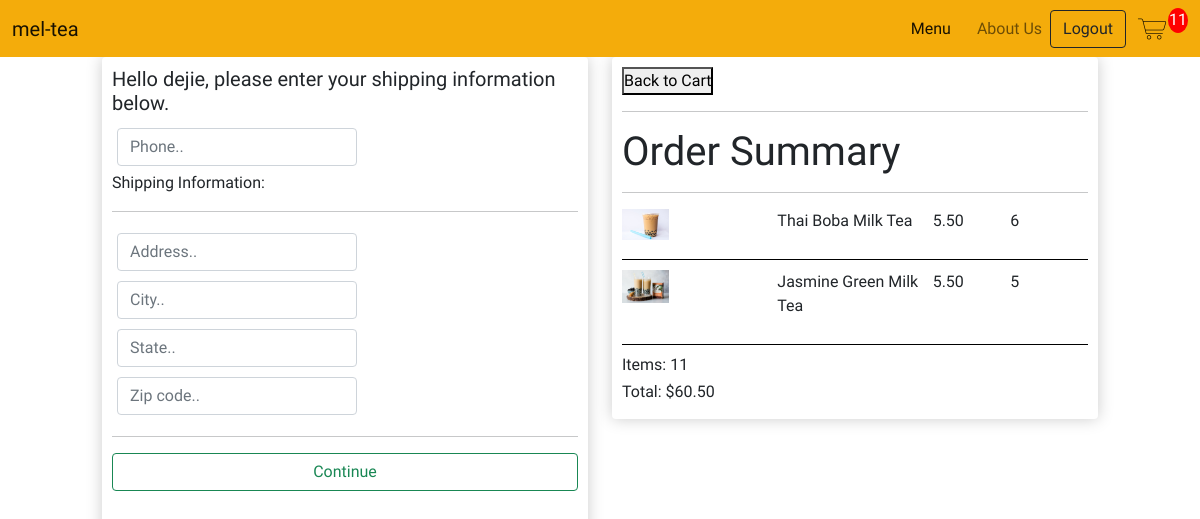
Before: /checkout/ (signed in) with the older database file.
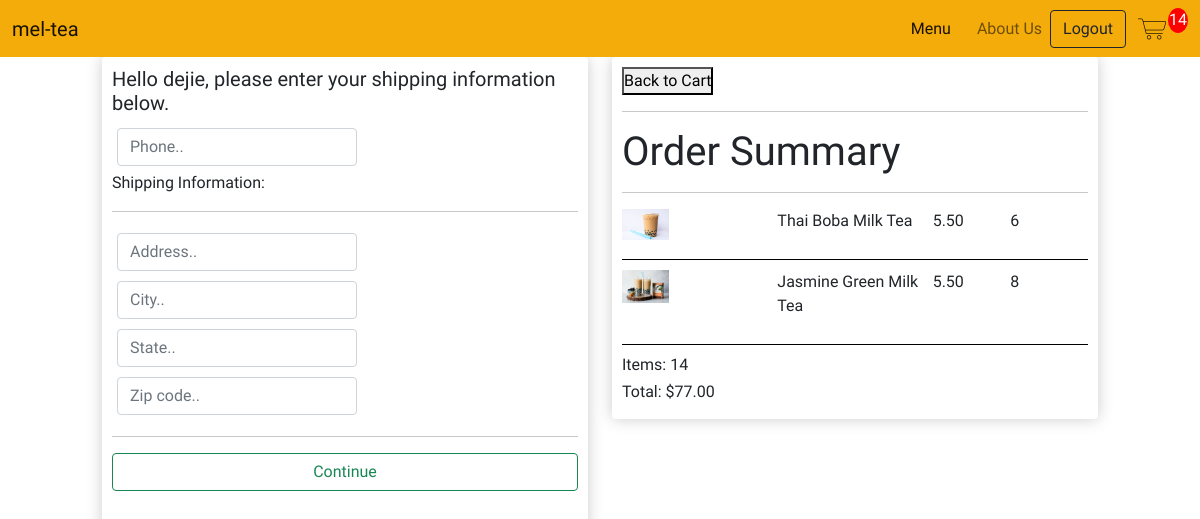
After: the same page with the newer database file.
### store/models.py (models this page shows, shortened)
class OrderItem(models.Model):
    product = models.ForeignKey(BobaProduct, on_delete=models.SET_NULL, null=True)
    order = models.ForeignKey(CustomerOrder, on_delete=models.SET_NULL, null=True)
    quantity = models.IntegerField(default=0, null=True, blank=True)
    date_added = models.DateTimeField(auto_now_add=True)
    @property
    def calc_total(self):
        total = self.product.price * self.quantity
        return total

class CustomerOrder(models.Model):
    customer = models.ForeignKey(Customer, on_delete=models.SET_NULL, null=True, blank=True)
    date_ordered = models.DateTimeField(auto_now_add=True)
    completion = models.BooleanField(default=False)
    transaction_id = models.CharField(max_length=200, null=True)
    @property
    def cart_total(self):
        order_items = self.orderitem_set.all()
        total = sum([item.calc_total for item in order_items])
        return total
    @property
    def cart_quantity(self):
        order_items = self.orderitem_set.all()
        total = sum([item.quantity for item in order_items])
        return total

class BobaProduct(models.Model):
    WITH_BOBA = [
        ('YES', 'Boba'),
        ('NO', 'No Boba')
    ]
    name = models.CharField(max_length=200, null=True)
    price = models.DecimalField(max_digits=7, decimal_places=2)
    category = models.CharField(max_length=200, null=True, choices= WITH_BOBA)
    image = models.ImageField(upload_to='boba', default="{% static 'images/filler.jpg' %}", null=True, blank=True)
    date_created = models.DateTimeField(auto_now_add=True)
    @property #@property allow us to access as an attribute
    def image_url(self):
        try:
            url = self.image.url
        except:
            url = ''
        return url

### store/views.py (the view)
# urls.py: path('checkout/', views.checkout, name="checkout"),
def checkout(request):
    cart = cartData(request)
    cart_items = cart['cart_items']
    order = cart['order']
    items = cart['items']
    context = {"items":items, "order":order, 'cart_items':cart_items}
    return render(request, 'store/checkout.html', context)

### store/utils.py (called while the page is built)
def cartData(request):
    if request.user.is_authenticated:
        customer = request.user.customer
        order, created = CustomerOrder.objects.get_or_create(customer=customer)
        items = order.orderitem_set.all()   # (USE ITEM FOR CHILDREN)
        cart_items = order.cart_quantity
    else:
        cookie = guestCookieCart(request)
        cart_items = cookie['cart_items']
        order = cookie['order']
        items = cookie['items']
    return {"items": items, "order": order, 'cart_items':cart_items}

### store/templates/store/checkout.html (shortened to what this page needs)
{% extends 'store/main.html' %}
{% load static %}
{% block content %}
    <div class="row justify-content-center">
        <div class="col-lg-5">
            <div class="product-box" id="form-wrap">
                <form id="checkoutForm">
                    <div id="user-info">
                    </div>
                    <div id="shipping-info">
                        <p>Shipping Information:</p>
                        <hr>
                        <div class="form-field">
                            <input class="form-control" type="text" name="address" placeholder="Address.." required>
                        </div>
                        <div class="form-field">
                            <input class="form-control" type="text" name="city" placeholder="City.." required>
                        </div>
                        <div class="form-field">
                            <input class="form-control" type="text" name="state" placeholder="State.." required>
                        </div>
                        <div class="form-field">
                            <input class="form-control" type="text" name="zipcode" placeholder="Zip code.." required>
                        </div>
                    </div>
                    <hr>
                    <input id="form-button" type="submit" value="Continue" class="btn btn-outline-success btn-block">
                </form>
                <br>
            </div>
        </div>
        <div class="col-lg-5">
            <div class="product-box">
                <button>Back to Cart</button>
                <hr>
                <h1>Order Summary</h1>
                <hr>
                {% for item in items %}
                <div class="cart-row">
                    <div class="cart-row-flex-2"><img class="row-image" src="{{item.product.image_url}}" alt=""></div>
                    <div class="cart-row-flex-2"><p>{{item.product.name}}</p></div>
                    <div class="cart-row-flex-1"><p>{{item.product.price|floatformat:2}}</p></div>
                    <div class="cart-row-flex-1"><p>{{item.quantity}}</p></div>
                </div>
                {% endfor %}
                <h6>Items: {{order.cart_quantity}}</h6>
                <h6>Total: ${{order.cart_total|floatformat:2}}</h6>
                </div>
            </div>
        </div>
{% endblock content %}

Changed rows visible on the page:
changed OrderItem "Jasmine Green Milk Tea": quantity "5" → "8"
changed through a linked row, CustomerOrder: cart_quantity "11" → "14"; cart_total "60.50" → "77.00"
Other visible differences:
{{ cart_items }}: "11" → "14"
